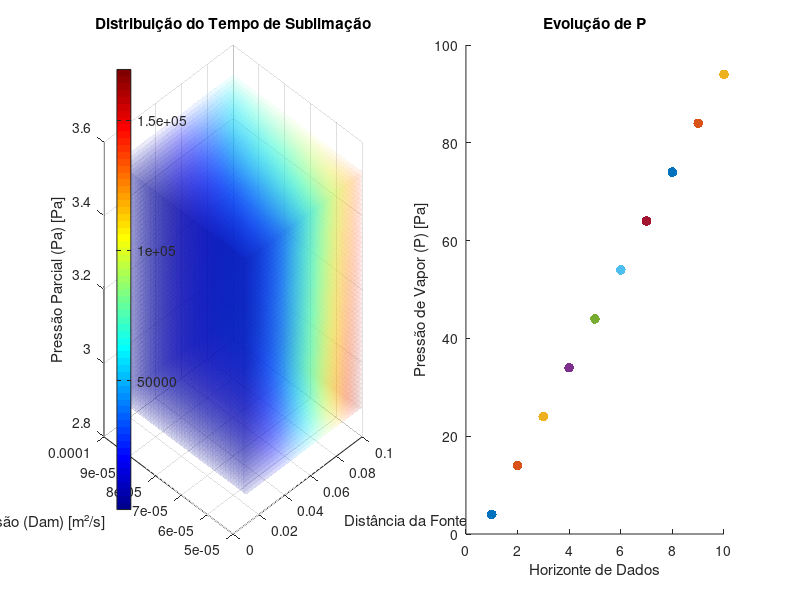

The MATLAB script that drew this image:
clc;
clear;

% 4D

% === PARTE 1: DEFINIÇÕES E MALHA ===

% Eixos: R (distância), Dam (difusividade), Pa (pressão parcial)
Rinf = 0.01;  Rsup = 0.1;     pR = (Rsup - Rinf) / 10;
Daminf = 0.00005; Damsup = 0.0001; pDam = (Damsup - Daminf) / 10;
Painf = 2.88;   Pasup = 3.52;  pPa = (Pasup - Painf) / 10;

% Fatias para visualização
pRs = pR / 5;  pDams = pDam / 5;  pPas = pPa / 5;

% Número de divisões
NR = round((Rsup - Rinf) / pR);
NDam = round((Damsup - Daminf) / pDam);
NPa = round((Pasup - Painf) / pPa);

% Malha 3D
[R, Dam, Pa] = meshgrid(Rinf:pR:Rsup, Daminf:pDam:Damsup, Painf:pPa:Pasup);
Rslice = Rinf:pRs:Rsup;
Damslice = Daminf:pDams:Damsup;
Paslice = Painf:pPas:Pasup;

% Constantes físicas
colormap(jet);
nhz = 1;       % Contador de horizontes de eventos
Rg = 8.314;    % Constante dos gases [J/(mol*K)]
T = 298;       % Temperatura [K]

% Parâmetro variável
P = 4;         % Pressão inicial [Pa]
PLim = 100;    % Pressão limite [Pa]
passoP = 10;   % Passo da pressão [Pa]

% Vetor de armazenamento
abc = [];      % [R, Dam, Pa, Tempo, P]

% === PARTE 2: CÁLCULO E PLOTAGEM ===

while (P <= PLim)
    % Cálculo do tempo de sublimação
    log_term = log(P ./ (P - Pa));
    v = (R.^2) ./ (((Dam .* P) ./ (Rg * T)) .* log_term);

    % Gráfico 1: Distribuição com slices
    subplot(1,2,1);
    s1 = slice(R, Dam, Pa, v, Rslice, Damslice, Paslice);
    set(s1, 'FaceAlpha', 0.08);
    shading interp;
    view(-45, 25);
    colorbar('west');
    xlabel('Distância da Fonte (R) [m]');
    ylabel('Coef. Difusão (Dam) [m²/s]');
    zlabel('Pressão Parcial (Pa) [Pa]');
    title('Distribuição do Tempo de Sublimação');

    pause(0.0001);

    % Gráfico 2: Evolução de P
    subplot(1,2,2);
    scatter(nhz, P, 50, 'filled'); hold on;
    xlabel('Horizonte de Dados');
    ylabel('Pressão de Vapor (P) [Pa]');
    title('Evolução de P');
    nhz = nhz + 1;

    % Armazenar dados
    for c = 1:NPa+1
        for i = 1:NDam+1
            for j = 1:NR+1
                log_single = log(P / (P - Pa(i,j,c)));
                v_atual = (R(i,j,c)^2) / (((Dam(i,j,c) * P) / (Rg * T)) * log_single);
                abc = [abc; R(i,j,c), Dam(i,j,c), Pa(i,j,c), v_atual, P];
            end
        end
    end

    % Atualizar P
    P = P + passoP;
end

% === PARTE 3: EXPORTAÇÃO DOS DADOS ===

cabecalho = {'Distância da Fonte [R]', 'Dam [m²/s]', 'Pressao Parcial [Pa]', ...
             'Tempo de Sublimação [s]', 'Pressão Total [P]'};

limite = 2000;
num_linhas = min(limite, size(abc, 1));
nome_arquivo = 'TRFM3c_Optimized.csv';

fid = fopen(nome_arquivo, 'w');

% Cabeçalho
fprintf(fid, '%s', cabecalho{1});
for i = 2:length(cabecalho)
    fprintf(fid, ';%s', cabecalho{i});
end
fprintf(fid, '\n');

% Dados
for i = 1:num_linhas
    fprintf(fid, '%g', abc(i, 1));
    for j = 2:size(abc, 2)
        fprintf(fid, ';%g', abc(i, j));
    end
    fprintf(fid, '\n');
end

fclose(fid);

% === PARTE 4: MÍNIMOS E MÁXIMOS ===

[~, vmin] = min(abc(:,4));
[~, vmax] = max(abc(:,4));

fprintf('\nPonto de Mínimo:  R = %.5f  Dam = %.5f  Pa = %.5f  Tempo = %.5f  P = %.5f', abc(vmin,:));
fprintf('\nPonto de Máximo:  R = %.5f  Dam = %.5f  Pa = %.5f  Tempo = %.5f  P = %.5f\n', abc(vmax,:));
